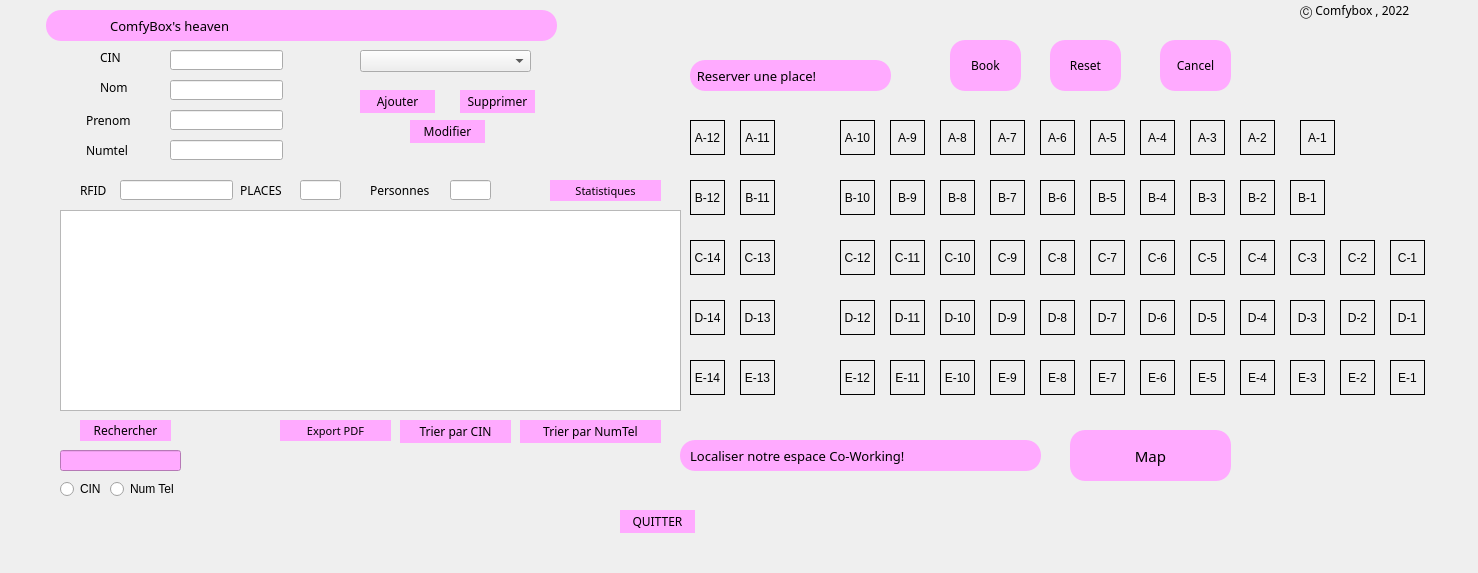
<?xml version="1.0" encoding="UTF-8"?>
<ui version="4.0">
 <class>gestionreservation</class>
 <widget class="QWidget" name="gestionreservation">
  <property name="geometry">
   <rect>
    <x>0</x>
    <y>0</y>
    <width>1478</width>
    <height>573</height>
   </rect>
  </property>
  <property name="windowTitle">
   <string>Form</string>
  </property>
  <widget class="QLabel" name="label_7">
   <property name="enabled">
    <bool>true</bool>
   </property>
   <property name="geometry">
    <rect>
     <x>30</x>
     <y>110</y>
     <width>581</width>
     <height>331</height>
    </rect>
   </property>
   <property name="styleSheet">
    <string notr="true">background-image: url(:/new/prefix1/images/310432895_2325982227549440_2476852675195435336_n.png);</string>
   </property>
   <property name="text">
    <string/>
   </property>
  </widget>
  <widget class="QComboBox" name="comboBox">
   <property name="geometry">
    <rect>
     <x>360</x>
     <y>50</y>
     <width>171</width>
     <height>22</height>
    </rect>
   </property>
  </widget>
  <widget class="QLabel" name="lblE7">
   <property name="geometry">
    <rect>
     <x>1090</x>
     <y>360</y>
     <width>35</width>
     <height>35</height>
    </rect>
   </property>
   <property name="frameShape">
    <enum>QFrame::Box</enum>
   </property>
   <property name="text">
    <string>E-7</string>
   </property>
   <property name="alignment">
    <set>Qt::AlignCenter</set>
   </property>
  </widget>
  <widget class="QLabel" name="label_8">
   <property name="geometry">
    <rect>
     <x>46</x>
     <y>10</y>
     <width>511</width>
     <height>31</height>
    </rect>
   </property>
   <property name="font">
    <font>
     <family>African</family>
     <pointsize>10</pointsize>
    </font>
   </property>
   <property name="styleSheet">
    <string notr="true">border-radius: 15px;
background-color: rgb(255, 170, 255);</string>
   </property>
   <property name="text">
    <string>                   ComfyBox's heaven</string>
   </property>
  </widget>
  <widget class="QLabel" name="lblC7">
   <property name="geometry">
    <rect>
     <x>1090</x>
     <y>240</y>
     <width>35</width>
     <height>35</height>
    </rect>
   </property>
   <property name="frameShape">
    <enum>QFrame::Box</enum>
   </property>
   <property name="text">
    <string>C-7</string>
   </property>
   <property name="alignment">
    <set>Qt::AlignCenter</set>
   </property>
  </widget>
  <widget class="QLineEdit" name="line_Perso">
   <property name="geometry">
    <rect>
     <x>450</x>
     <y>180</y>
     <width>41</width>
     <height>20</height>
    </rect>
   </property>
  </widget>
  <widget class="QLabel" name="lblC3">
   <property name="geometry">
    <rect>
     <x>1290</x>
     <y>240</y>
     <width>35</width>
     <height>35</height>
    </rect>
   </property>
   <property name="frameShape">
    <enum>QFrame::Box</enum>
   </property>
   <property name="text">
    <string>C-3</string>
   </property>
   <property name="alignment">
    <set>Qt::AlignCenter</set>
   </property>
  </widget>
  <widget class="QLabel" name="lblB5">
   <property name="geometry">
    <rect>
     <x>1090</x>
     <y>180</y>
     <width>35</width>
     <height>35</height>
    </rect>
   </property>
   <property name="frameShape">
    <enum>QFrame::Box</enum>
   </property>
   <property name="text">
    <string>B-5</string>
   </property>
   <property name="alignment">
    <set>Qt::AlignCenter</set>
   </property>
  </widget>
  <widget class="QLabel" name="lblD8">
   <property name="geometry">
    <rect>
     <x>1040</x>
     <y>300</y>
     <width>35</width>
     <height>35</height>
    </rect>
   </property>
   <property name="frameShape">
    <enum>QFrame::Box</enum>
   </property>
   <property name="text">
    <string>D-8</string>
   </property>
   <property name="alignment">
    <set>Qt::AlignCenter</set>
   </property>
  </widget>
  <widget class="QLineEdit" name="label_14">
   <property name="geometry">
    <rect>
     <x>120</x>
     <y>180</y>
     <width>113</width>
     <height>20</height>
    </rect>
   </property>
   <property name="readOnly">
    <bool>true</bool>
   </property>
  </widget>
  <widget class="QLabel" name="lblC1">
   <property name="geometry">
    <rect>
     <x>1390</x>
     <y>240</y>
     <width>35</width>
     <height>35</height>
    </rect>
   </property>
   <property name="frameShape">
    <enum>QFrame::Box</enum>
   </property>
   <property name="text">
    <string>C-1</string>
   </property>
   <property name="alignment">
    <set>Qt::AlignCenter</set>
   </property>
  </widget>
  <widget class="QLabel" name="lblA3">
   <property name="geometry">
    <rect>
     <x>1190</x>
     <y>120</y>
     <width>35</width>
     <height>35</height>
    </rect>
   </property>
   <property name="frameShape">
    <enum>QFrame::Box</enum>
   </property>
   <property name="text">
    <string>A-3</string>
   </property>
   <property name="alignment">
    <set>Qt::AlignCenter</set>
   </property>
  </widget>
  <widget class="QLabel" name="lblC13">
   <property name="geometry">
    <rect>
     <x>740</x>
     <y>240</y>
     <width>35</width>
     <height>35</height>
    </rect>
   </property>
   <property name="frameShape">
    <enum>QFrame::Box</enum>
   </property>
   <property name="text">
    <string>C-13</string>
   </property>
   <property name="alignment">
    <set>Qt::AlignCenter</set>
   </property>
  </widget>
  <widget class="QLabel" name="lblE2">
   <property name="geometry">
    <rect>
     <x>1340</x>
     <y>360</y>
     <width>35</width>
     <height>35</height>
    </rect>
   </property>
   <property name="frameShape">
    <enum>QFrame::Box</enum>
   </property>
   <property name="text">
    <string>E-2</string>
   </property>
   <property name="alignment">
    <set>Qt::AlignCenter</set>
   </property>
  </widget>
  <widget class="QLabel" name="lblD2">
   <property name="geometry">
    <rect>
     <x>1340</x>
     <y>300</y>
     <width>35</width>
     <height>35</height>
    </rect>
   </property>
   <property name="frameShape">
    <enum>QFrame::Box</enum>
   </property>
   <property name="text">
    <string>D-2</string>
   </property>
   <property name="alignment">
    <set>Qt::AlignCenter</set>
   </property>
  </widget>
  <widget class="QLabel" name="lblD6">
   <property name="geometry">
    <rect>
     <x>1140</x>
     <y>300</y>
     <width>35</width>
     <height>35</height>
    </rect>
   </property>
   <property name="frameShape">
    <enum>QFrame::Box</enum>
   </property>
   <property name="text">
    <string>D-6</string>
   </property>
   <property name="alignment">
    <set>Qt::AlignCenter</set>
   </property>
  </widget>
  <widget class="QLabel" name="lblD9">
   <property name="geometry">
    <rect>
     <x>990</x>
     <y>300</y>
     <width>35</width>
     <height>35</height>
    </rect>
   </property>
   <property name="frameShape">
    <enum>QFrame::Box</enum>
   </property>
   <property name="text">
    <string>D-9</string>
   </property>
   <property name="alignment">
    <set>Qt::AlignCenter</set>
   </property>
  </widget>
  <widget class="QLabel" name="label_5">
   <property name="geometry">
    <rect>
     <x>240</x>
     <y>180</y>
     <width>61</width>
     <height>20</height>
    </rect>
   </property>
   <property name="font">
    <font>
     <family>African</family>
    </font>
   </property>
   <property name="text">
    <string>PLACES</string>
   </property>
  </widget>
  <widget class="QLabel" name="label_10">
   <property name="geometry">
    <rect>
     <x>1300</x>
     <y>0</y>
     <width>141</width>
     <height>20</height>
    </rect>
   </property>
   <property name="font">
    <font>
     <family>_PDMS_Sukkur</family>
     <pointsize>9</pointsize>
    </font>
   </property>
   <property name="text">
    <string>Ⓒ Comfybox , 2022</string>
   </property>
  </widget>
  <widget class="QRadioButton" name="rB_CIN">
   <property name="geometry">
    <rect>
     <x>60</x>
     <y>480</y>
     <width>41</width>
     <height>18</height>
    </rect>
   </property>
   <property name="text">
    <string>CIN</string>
   </property>
  </widget>
  <widget class="QLabel" name="lblB10">
   <property name="geometry">
    <rect>
     <x>840</x>
     <y>180</y>
     <width>35</width>
     <height>35</height>
    </rect>
   </property>
   <property name="frameShape">
    <enum>QFrame::Box</enum>
   </property>
   <property name="text">
    <string>B-10</string>
   </property>
   <property name="alignment">
    <set>Qt::AlignCenter</set>
   </property>
  </widget>
  <widget class="QLabel" name="label_3">
   <property name="geometry">
    <rect>
     <x>86</x>
     <y>140</y>
     <width>61</width>
     <height>20</height>
    </rect>
   </property>
   <property name="font">
    <font>
     <family>African</family>
    </font>
   </property>
   <property name="text">
    <string>Numtel</string>
   </property>
  </widget>
  <widget class="QLabel" name="lblA6">
   <property name="geometry">
    <rect>
     <x>1040</x>
     <y>120</y>
     <width>35</width>
     <height>35</height>
    </rect>
   </property>
   <property name="frameShape">
    <enum>QFrame::Box</enum>
   </property>
   <property name="text">
    <string>A-6</string>
   </property>
   <property name="alignment">
    <set>Qt::AlignCenter</set>
   </property>
  </widget>
  <widget class="QLabel" name="lblD11">
   <property name="geometry">
    <rect>
     <x>890</x>
     <y>300</y>
     <width>35</width>
     <height>35</height>
    </rect>
   </property>
   <property name="frameShape">
    <enum>QFrame::Box</enum>
   </property>
   <property name="text">
    <string>D-11</string>
   </property>
   <property name="alignment">
    <set>Qt::AlignCenter</set>
   </property>
  </widget>
  <widget class="QPushButton" name="btnBook">
   <property name="geometry">
    <rect>
     <x>950</x>
     <y>40</y>
     <width>71</width>
     <height>51</height>
    </rect>
   </property>
   <property name="font">
    <font>
     <family>African</family>
    </font>
   </property>
   <property name="autoFillBackground">
    <bool>false</bool>
   </property>
   <property name="styleSheet">
    <string notr="true">QPushButton{
border-radius: 15px;
background-color: rgb(255, 170, 255);

}
QPushButton:hover {
	
	background-color: rgb(255, 106, 231);
	color: rgb(255, 255, 255);
}
QPushButton:pressed {
background-color: rgb(100, 170, 255);
}

</string>
   </property>
   <property name="text">
    <string>Book</string>
   </property>
  </widget>
  <widget class="QPushButton" name="pb_ajouter">
   <property name="geometry">
    <rect>
     <x>360</x>
     <y>90</y>
     <width>75</width>
     <height>23</height>
    </rect>
   </property>
   <property name="font">
    <font>
     <family>African</family>
    </font>
   </property>
   <property name="styleSheet">
    <string notr="true">QPushButton{
border-radius: 15px;
background-color: rgb(255, 170, 255);

}
QPushButton:hover {
	
	background-color: rgb(255, 106, 231);
	color: rgb(255, 255, 255);
}
QPushButton:pressed {
background-color: rgb(100, 170, 255);
}

</string>
   </property>
   <property name="text">
    <string>Ajouter</string>
   </property>
  </widget>
  <widget class="QLabel" name="lblC8">
   <property name="geometry">
    <rect>
     <x>1040</x>
     <y>240</y>
     <width>35</width>
     <height>35</height>
    </rect>
   </property>
   <property name="frameShape">
    <enum>QFrame::Box</enum>
   </property>
   <property name="text">
    <string>C-8</string>
   </property>
   <property name="alignment">
    <set>Qt::AlignCenter</set>
   </property>
  </widget>
  <widget class="QLabel" name="lblB3">
   <property name="geometry">
    <rect>
     <x>1190</x>
     <y>180</y>
     <width>35</width>
     <height>35</height>
    </rect>
   </property>
   <property name="frameShape">
    <enum>QFrame::Box</enum>
   </property>
   <property name="text">
    <string>B-3</string>
   </property>
   <property name="alignment">
    <set>Qt::AlignCenter</set>
   </property>
  </widget>
  <widget class="QLabel" name="lblB7">
   <property name="geometry">
    <rect>
     <x>990</x>
     <y>180</y>
     <width>35</width>
     <height>35</height>
    </rect>
   </property>
   <property name="frameShape">
    <enum>QFrame::Box</enum>
   </property>
   <property name="text">
    <string>B-7</string>
   </property>
   <property name="alignment">
    <set>Qt::AlignCenter</set>
   </property>
  </widget>
  <widget class="QLineEdit" name="lineEdit_Numtel">
   <property name="geometry">
    <rect>
     <x>170</x>
     <y>140</y>
     <width>113</width>
     <height>20</height>
    </rect>
   </property>
  </widget>
  <widget class="QLabel" name="lblA4">
   <property name="geometry">
    <rect>
     <x>1140</x>
     <y>120</y>
     <width>35</width>
     <height>35</height>
    </rect>
   </property>
   <property name="frameShape">
    <enum>QFrame::Box</enum>
   </property>
   <property name="text">
    <string>A-4</string>
   </property>
   <property name="alignment">
    <set>Qt::AlignCenter</set>
   </property>
  </widget>
  <widget class="QLabel" name="label">
   <property name="geometry">
    <rect>
     <x>100</x>
     <y>80</y>
     <width>47</width>
     <height>14</height>
    </rect>
   </property>
   <property name="font">
    <font>
     <family>African</family>
    </font>
   </property>
   <property name="text">
    <string>Nom</string>
   </property>
  </widget>
  <widget class="QLabel" name="label_2">
   <property name="geometry">
    <rect>
     <x>86</x>
     <y>110</y>
     <width>61</width>
     <height>20</height>
    </rect>
   </property>
   <property name="font">
    <font>
     <family>African</family>
    </font>
   </property>
   <property name="text">
    <string>Prenom</string>
   </property>
  </widget>
  <widget class="QLabel" name="lblE11">
   <property name="geometry">
    <rect>
     <x>890</x>
     <y>360</y>
     <width>35</width>
     <height>35</height>
    </rect>
   </property>
   <property name="frameShape">
    <enum>QFrame::Box</enum>
   </property>
   <property name="text">
    <string>E-11</string>
   </property>
   <property name="alignment">
    <set>Qt::AlignCenter</set>
   </property>
  </widget>
  <widget class="QLabel" name="lblE4">
   <property name="geometry">
    <rect>
     <x>1240</x>
     <y>360</y>
     <width>35</width>
     <height>35</height>
    </rect>
   </property>
   <property name="frameShape">
    <enum>QFrame::Box</enum>
   </property>
   <property name="text">
    <string>E-4</string>
   </property>
   <property name="alignment">
    <set>Qt::AlignCenter</set>
   </property>
  </widget>
  <widget class="QLabel" name="lblD5">
   <property name="geometry">
    <rect>
     <x>1190</x>
     <y>300</y>
     <width>35</width>
     <height>35</height>
    </rect>
   </property>
   <property name="frameShape">
    <enum>QFrame::Box</enum>
   </property>
   <property name="text">
    <string>D-5</string>
   </property>
   <property name="alignment">
    <set>Qt::AlignCenter</set>
   </property>
  </widget>
  <widget class="QLabel" name="lblA2">
   <property name="geometry">
    <rect>
     <x>1240</x>
     <y>120</y>
     <width>35</width>
     <height>35</height>
    </rect>
   </property>
   <property name="frameShape">
    <enum>QFrame::Box</enum>
   </property>
   <property name="text">
    <string>A-2</string>
   </property>
   <property name="alignment">
    <set>Qt::AlignCenter</set>
   </property>
  </widget>
  <widget class="QLabel" name="lblB8">
   <property name="geometry">
    <rect>
     <x>940</x>
     <y>180</y>
     <width>35</width>
     <height>35</height>
    </rect>
   </property>
   <property name="frameShape">
    <enum>QFrame::Box</enum>
   </property>
   <property name="text">
    <string>B-8</string>
   </property>
   <property name="alignment">
    <set>Qt::AlignCenter</set>
   </property>
  </widget>
  <widget class="QLabel" name="lblD7">
   <property name="geometry">
    <rect>
     <x>1090</x>
     <y>300</y>
     <width>35</width>
     <height>35</height>
    </rect>
   </property>
   <property name="frameShape">
    <enum>QFrame::Box</enum>
   </property>
   <property name="text">
    <string>D-7</string>
   </property>
   <property name="alignment">
    <set>Qt::AlignCenter</set>
   </property>
  </widget>
  <widget class="QLabel" name="lblD1">
   <property name="geometry">
    <rect>
     <x>1390</x>
     <y>300</y>
     <width>35</width>
     <height>35</height>
    </rect>
   </property>
   <property name="frameShape">
    <enum>QFrame::Box</enum>
   </property>
   <property name="text">
    <string>D-1</string>
   </property>
   <property name="alignment">
    <set>Qt::AlignCenter</set>
   </property>
  </widget>
  <widget class="QLabel" name="label_Info">
   <property name="geometry">
    <rect>
     <x>350</x>
     <y>160</y>
     <width>191</width>
     <height>16</height>
    </rect>
   </property>
   <property name="text">
    <string/>
   </property>
  </widget>
  <widget class="QLabel" name="lblD3">
   <property name="geometry">
    <rect>
     <x>1290</x>
     <y>300</y>
     <width>35</width>
     <height>35</height>
    </rect>
   </property>
   <property name="frameShape">
    <enum>QFrame::Box</enum>
   </property>
   <property name="text">
    <string>D-3</string>
   </property>
   <property name="alignment">
    <set>Qt::AlignCenter</set>
   </property>
  </widget>
  <widget class="QLabel" name="lblC2">
   <property name="geometry">
    <rect>
     <x>1340</x>
     <y>240</y>
     <width>35</width>
     <height>35</height>
    </rect>
   </property>
   <property name="frameShape">
    <enum>QFrame::Box</enum>
   </property>
   <property name="text">
    <string>C-2</string>
   </property>
   <property name="alignment">
    <set>Qt::AlignCenter</set>
   </property>
  </widget>
  <widget class="QLabel" name="lblA1">
   <property name="geometry">
    <rect>
     <x>1300</x>
     <y>120</y>
     <width>35</width>
     <height>35</height>
    </rect>
   </property>
   <property name="frameShape">
    <enum>QFrame::Box</enum>
   </property>
   <property name="text">
    <string>A-1</string>
   </property>
   <property name="alignment">
    <set>Qt::AlignCenter</set>
   </property>
  </widget>
  <widget class="QPushButton" name="btnReset">
   <property name="geometry">
    <rect>
     <x>1050</x>
     <y>40</y>
     <width>71</width>
     <height>51</height>
    </rect>
   </property>
   <property name="font">
    <font>
     <family>African</family>
    </font>
   </property>
   <property name="styleSheet">
    <string notr="true">QPushButton{
border-radius: 15px;
background-color: rgb(255, 170, 255);

}
QPushButton:hover {
	
	background-color: rgb(255, 106, 231);
	color: rgb(255, 255, 255);
}
QPushButton:pressed {
background-color: rgb(100, 170, 255);
}</string>
   </property>
   <property name="text">
    <string>Reset</string>
   </property>
  </widget>
  <widget class="QTableView" name="tableView">
   <property name="geometry">
    <rect>
     <x>60</x>
     <y>210</y>
     <width>621</width>
     <height>201</height>
    </rect>
   </property>
  </widget>
  <widget class="QLabel" name="lblC14">
   <property name="geometry">
    <rect>
     <x>690</x>
     <y>240</y>
     <width>35</width>
     <height>35</height>
    </rect>
   </property>
   <property name="frameShape">
    <enum>QFrame::Box</enum>
   </property>
   <property name="text">
    <string>C-14</string>
   </property>
   <property name="alignment">
    <set>Qt::AlignCenter</set>
   </property>
  </widget>
  <widget class="QPushButton" name="pb_TrierParNom">
   <property name="geometry">
    <rect>
     <x>520</x>
     <y>420</y>
     <width>141</width>
     <height>23</height>
    </rect>
   </property>
   <property name="font">
    <font>
     <family>African</family>
    </font>
   </property>
   <property name="styleSheet">
    <string notr="true">QPushButton{
border-radius: 15px;
background-color: rgb(255, 170, 255);

}
QPushButton:hover {
	
	background-color: rgb(255, 106, 231);
	color: rgb(255, 255, 255);
}
QPushButton:pressed {
background-color: rgb(100, 170, 255);
}

</string>
   </property>
   <property name="text">
    <string>Trier par NumTel</string>
   </property>
  </widget>
  <widget class="QLabel" name="lblC4">
   <property name="geometry">
    <rect>
     <x>1240</x>
     <y>240</y>
     <width>35</width>
     <height>35</height>
    </rect>
   </property>
   <property name="frameShape">
    <enum>QFrame::Box</enum>
   </property>
   <property name="text">
    <string>C-4</string>
   </property>
   <property name="alignment">
    <set>Qt::AlignCenter</set>
   </property>
  </widget>
  <widget class="QLabel" name="lblD13">
   <property name="geometry">
    <rect>
     <x>740</x>
     <y>300</y>
     <width>35</width>
     <height>35</height>
    </rect>
   </property>
   <property name="frameShape">
    <enum>QFrame::Box</enum>
   </property>
   <property name="text">
    <string>D-13</string>
   </property>
   <property name="alignment">
    <set>Qt::AlignCenter</set>
   </property>
  </widget>
  <widget class="QLabel" name="lblD12">
   <property name="geometry">
    <rect>
     <x>840</x>
     <y>300</y>
     <width>35</width>
     <height>35</height>
    </rect>
   </property>
   <property name="frameShape">
    <enum>QFrame::Box</enum>
   </property>
   <property name="text">
    <string>D-12</string>
   </property>
   <property name="alignment">
    <set>Qt::AlignCenter</set>
   </property>
  </widget>
  <widget class="QLineEdit" name="lineEdit_Nom">
   <property name="geometry">
    <rect>
     <x>170</x>
     <y>80</y>
     <width>113</width>
     <height>20</height>
    </rect>
   </property>
  </widget>
  <widget class="QPushButton" name="pB_Map">
   <property name="geometry">
    <rect>
     <x>1070</x>
     <y>430</y>
     <width>161</width>
     <height>51</height>
    </rect>
   </property>
   <property name="font">
    <font>
     <family>African</family>
     <pointsize>11</pointsize>
    </font>
   </property>
   <property name="styleSheet">
    <string notr="true">QPushButton{
border-radius: 15px;
background-color: rgb(255, 170, 255);

}
QPushButton:hover {
	
	background-color: rgb(255, 106, 231);
	color: rgb(255, 255, 255);
}
QPushButton:pressed {
background-color: rgb(100, 170, 255);
}

</string>
   </property>
   <property name="text">
    <string>Map</string>
   </property>
  </widget>
  <widget class="QLabel" name="lblE9">
   <property name="geometry">
    <rect>
     <x>990</x>
     <y>360</y>
     <width>35</width>
     <height>35</height>
    </rect>
   </property>
   <property name="frameShape">
    <enum>QFrame::Box</enum>
   </property>
   <property name="text">
    <string>E-9</string>
   </property>
   <property name="alignment">
    <set>Qt::AlignCenter</set>
   </property>
  </widget>
  <widget class="QLabel" name="lblE12">
   <property name="geometry">
    <rect>
     <x>840</x>
     <y>360</y>
     <width>35</width>
     <height>35</height>
    </rect>
   </property>
   <property name="frameShape">
    <enum>QFrame::Box</enum>
   </property>
   <property name="text">
    <string>E-12</string>
   </property>
   <property name="alignment">
    <set>Qt::AlignCenter</set>
   </property>
  </widget>
  <widget class="QLabel" name="lblE6">
   <property name="geometry">
    <rect>
     <x>1140</x>
     <y>360</y>
     <width>35</width>
     <height>35</height>
    </rect>
   </property>
   <property name="frameShape">
    <enum>QFrame::Box</enum>
   </property>
   <property name="text">
    <string>E-6</string>
   </property>
   <property name="alignment">
    <set>Qt::AlignCenter</set>
   </property>
  </widget>
  <widget class="QPushButton" name="pb_Supprimer">
   <property name="geometry">
    <rect>
     <x>460</x>
     <y>90</y>
     <width>75</width>
     <height>23</height>
    </rect>
   </property>
   <property name="font">
    <font>
     <family>African</family>
    </font>
   </property>
   <property name="styleSheet">
    <string notr="true">QPushButton{
border-radius: 15px;
background-color: rgb(255, 170, 255);

}
QPushButton:hover {
	
	background-color: rgb(255, 106, 231);
	color: rgb(255, 255, 255);
}
QPushButton:pressed {
background-color: rgb(100, 170, 255);
}

</string>
   </property>
   <property name="text">
    <string>Supprimer</string>
   </property>
  </widget>
  <widget class="QLabel" name="lblE14">
   <property name="geometry">
    <rect>
     <x>690</x>
     <y>360</y>
     <width>35</width>
     <height>35</height>
    </rect>
   </property>
   <property name="frameShape">
    <enum>QFrame::Box</enum>
   </property>
   <property name="text">
    <string>E-14</string>
   </property>
   <property name="alignment">
    <set>Qt::AlignCenter</set>
   </property>
  </widget>
  <widget class="QLabel" name="lblE8">
   <property name="geometry">
    <rect>
     <x>1040</x>
     <y>360</y>
     <width>35</width>
     <height>35</height>
    </rect>
   </property>
   <property name="frameShape">
    <enum>QFrame::Box</enum>
   </property>
   <property name="text">
    <string>E-8</string>
   </property>
   <property name="alignment">
    <set>Qt::AlignCenter</set>
   </property>
  </widget>
  <widget class="QLabel" name="label_11">
   <property name="geometry">
    <rect>
     <x>370</x>
     <y>180</y>
     <width>71</width>
     <height>20</height>
    </rect>
   </property>
   <property name="font">
    <font>
     <family>African</family>
    </font>
   </property>
   <property name="text">
    <string>Personnes</string>
   </property>
  </widget>
  <widget class="QLineEdit" name="lineEdit_cin">
   <property name="geometry">
    <rect>
     <x>170</x>
     <y>50</y>
     <width>113</width>
     <height>20</height>
    </rect>
   </property>
  </widget>
  <widget class="QLabel" name="label_4">
   <property name="geometry">
    <rect>
     <x>100</x>
     <y>50</y>
     <width>47</width>
     <height>14</height>
    </rect>
   </property>
   <property name="font">
    <font>
     <family>African</family>
    </font>
   </property>
   <property name="text">
    <string>CIN</string>
   </property>
  </widget>
  <widget class="QPushButton" name="pB_ExPDF_2">
   <property name="geometry">
    <rect>
     <x>550</x>
     <y>180</y>
     <width>111</width>
     <height>21</height>
    </rect>
   </property>
   <property name="font">
    <font>
     <family>African</family>
     <pointsize>8</pointsize>
    </font>
   </property>
   <property name="styleSheet">
    <string notr="true">QPushButton{
border-radius: 15px;
background-color: rgb(255, 170, 255);

}
QPushButton:hover {
	
	background-color: rgb(255, 106, 231);
	color: rgb(255, 255, 255);
}
QPushButton:pressed {
background-color: rgb(100, 170, 255);
}

</string>
   </property>
   <property name="text">
    <string>Statistiques</string>
   </property>
  </widget>
  <widget class="QPushButton" name="btnCancel">
   <property name="geometry">
    <rect>
     <x>1160</x>
     <y>40</y>
     <width>71</width>
     <height>51</height>
    </rect>
   </property>
   <property name="font">
    <font>
     <family>African</family>
    </font>
   </property>
   <property name="styleSheet">
    <string notr="true">QPushButton{
border-radius: 15px;
background-color: rgb(255, 170, 255);

}
QPushButton:hover {
	
	background-color: rgb(255, 106, 231);
	color: rgb(255, 255, 255);
}
QPushButton:pressed {
background-color: rgb(100, 170, 255);
}</string>
   </property>
   <property name="text">
    <string>Cancel</string>
   </property>
  </widget>
  <widget class="QLabel" name="lblA7">
   <property name="geometry">
    <rect>
     <x>990</x>
     <y>120</y>
     <width>35</width>
     <height>35</height>
    </rect>
   </property>
   <property name="frameShape">
    <enum>QFrame::Box</enum>
   </property>
   <property name="text">
    <string>A-7</string>
   </property>
   <property name="alignment">
    <set>Qt::AlignCenter</set>
   </property>
  </widget>
  <widget class="QLabel" name="lblD10">
   <property name="geometry">
    <rect>
     <x>940</x>
     <y>300</y>
     <width>35</width>
     <height>35</height>
    </rect>
   </property>
   <property name="frameShape">
    <enum>QFrame::Box</enum>
   </property>
   <property name="text">
    <string>D-10</string>
   </property>
   <property name="alignment">
    <set>Qt::AlignCenter</set>
   </property>
  </widget>
  <widget class="QLabel" name="lblB9">
   <property name="geometry">
    <rect>
     <x>890</x>
     <y>180</y>
     <width>35</width>
     <height>35</height>
    </rect>
   </property>
   <property name="frameShape">
    <enum>QFrame::Box</enum>
   </property>
   <property name="text">
    <string>B-9</string>
   </property>
   <property name="alignment">
    <set>Qt::AlignCenter</set>
   </property>
  </widget>
  <widget class="QLabel" name="lblC10">
   <property name="geometry">
    <rect>
     <x>940</x>
     <y>240</y>
     <width>35</width>
     <height>35</height>
    </rect>
   </property>
   <property name="frameShape">
    <enum>QFrame::Box</enum>
   </property>
   <property name="text">
    <string>C-10</string>
   </property>
   <property name="alignment">
    <set>Qt::AlignCenter</set>
   </property>
  </widget>
  <widget class="QLabel" name="lblD14">
   <property name="geometry">
    <rect>
     <x>690</x>
     <y>300</y>
     <width>35</width>
     <height>35</height>
    </rect>
   </property>
   <property name="frameShape">
    <enum>QFrame::Box</enum>
   </property>
   <property name="text">
    <string>D-14</string>
   </property>
   <property name="alignment">
    <set>Qt::AlignCenter</set>
   </property>
  </widget>
  <widget class="QLabel" name="lblB12">
   <property name="geometry">
    <rect>
     <x>690</x>
     <y>180</y>
     <width>35</width>
     <height>35</height>
    </rect>
   </property>
   <property name="frameShape">
    <enum>QFrame::Box</enum>
   </property>
   <property name="text">
    <string>B-12</string>
   </property>
   <property name="alignment">
    <set>Qt::AlignCenter</set>
   </property>
  </widget>
  <widget class="QLabel" name="lblB6">
   <property name="geometry">
    <rect>
     <x>1040</x>
     <y>180</y>
     <width>35</width>
     <height>35</height>
    </rect>
   </property>
   <property name="frameShape">
    <enum>QFrame::Box</enum>
   </property>
   <property name="text">
    <string>B-6</string>
   </property>
   <property name="alignment">
    <set>Qt::AlignCenter</set>
   </property>
  </widget>
  <widget class="QLabel" name="lblC5">
   <property name="geometry">
    <rect>
     <x>1190</x>
     <y>240</y>
     <width>35</width>
     <height>35</height>
    </rect>
   </property>
   <property name="frameShape">
    <enum>QFrame::Box</enum>
   </property>
   <property name="text">
    <string>C-5</string>
   </property>
   <property name="alignment">
    <set>Qt::AlignCenter</set>
   </property>
  </widget>
  <widget class="QLabel" name="lblA8">
   <property name="geometry">
    <rect>
     <x>940</x>
     <y>120</y>
     <width>35</width>
     <height>35</height>
    </rect>
   </property>
   <property name="frameShape">
    <enum>QFrame::Box</enum>
   </property>
   <property name="text">
    <string>A-8</string>
   </property>
   <property name="alignment">
    <set>Qt::AlignCenter</set>
   </property>
  </widget>
  <widget class="QLineEdit" name="lineEdit_CINRecherche">
   <property name="geometry">
    <rect>
     <x>60</x>
     <y>450</y>
     <width>121</width>
     <height>21</height>
    </rect>
   </property>
   <property name="styleSheet">
    <string notr="true">background-color: rgb(255, 170, 255);</string>
   </property>
  </widget>
  <widget class="QLabel" name="lblE10">
   <property name="geometry">
    <rect>
     <x>940</x>
     <y>360</y>
     <width>35</width>
     <height>35</height>
    </rect>
   </property>
   <property name="frameShape">
    <enum>QFrame::Box</enum>
   </property>
   <property name="text">
    <string>E-10</string>
   </property>
   <property name="alignment">
    <set>Qt::AlignCenter</set>
   </property>
  </widget>
  <widget class="QLabel" name="lblA11">
   <property name="geometry">
    <rect>
     <x>740</x>
     <y>120</y>
     <width>35</width>
     <height>35</height>
    </rect>
   </property>
   <property name="frameShape">
    <enum>QFrame::Box</enum>
   </property>
   <property name="text">
    <string>A-11</string>
   </property>
   <property name="alignment">
    <set>Qt::AlignCenter</set>
   </property>
  </widget>
  <widget class="QLabel" name="lblC12">
   <property name="geometry">
    <rect>
     <x>840</x>
     <y>240</y>
     <width>35</width>
     <height>35</height>
    </rect>
   </property>
   <property name="frameShape">
    <enum>QFrame::Box</enum>
   </property>
   <property name="text">
    <string>C-12</string>
   </property>
   <property name="alignment">
    <set>Qt::AlignCenter</set>
   </property>
  </widget>
  <widget class="QLabel" name="lblA9">
   <property name="geometry">
    <rect>
     <x>890</x>
     <y>120</y>
     <width>35</width>
     <height>35</height>
    </rect>
   </property>
   <property name="frameShape">
    <enum>QFrame::Box</enum>
   </property>
   <property name="text">
    <string>A-9</string>
   </property>
   <property name="alignment">
    <set>Qt::AlignCenter</set>
   </property>
  </widget>
  <widget class="QPushButton" name="pB_ExPDF">
   <property name="geometry">
    <rect>
     <x>280</x>
     <y>420</y>
     <width>111</width>
     <height>21</height>
    </rect>
   </property>
   <property name="font">
    <font>
     <family>African</family>
     <pointsize>8</pointsize>
    </font>
   </property>
   <property name="styleSheet">
    <string notr="true">QPushButton{
border-radius: 15px;
background-color: rgb(255, 170, 255);

}
QPushButton:hover {
	
	background-color: rgb(255, 106, 231);
	color: rgb(255, 255, 255);
}
QPushButton:pressed {
background-color: rgb(100, 170, 255);
}

</string>
   </property>
   <property name="text">
    <string>Export PDF</string>
   </property>
  </widget>
  <widget class="QPushButton" name="pB_Recherche">
   <property name="geometry">
    <rect>
     <x>80</x>
     <y>420</y>
     <width>91</width>
     <height>21</height>
    </rect>
   </property>
   <property name="font">
    <font>
     <family>African</family>
    </font>
   </property>
   <property name="styleSheet">
    <string notr="true">QPushButton{
border-radius: 15px;
background-color: rgb(255, 170, 255);

}
QPushButton:hover {
	
	background-color: rgb(255, 106, 231);
	color: rgb(255, 255, 255);
}
QPushButton:pressed {
background-color: rgb(100, 170, 255);
}

</string>
   </property>
   <property name="text">
    <string>Rechercher</string>
   </property>
  </widget>
  <widget class="QLineEdit" name="lineEdit_Prenom">
   <property name="geometry">
    <rect>
     <x>170</x>
     <y>110</y>
     <width>113</width>
     <height>20</height>
    </rect>
   </property>
  </widget>
  <widget class="QRadioButton" name="rB_NumTel">
   <property name="geometry">
    <rect>
     <x>110</x>
     <y>480</y>
     <width>71</width>
     <height>18</height>
    </rect>
   </property>
   <property name="text">
    <string>Num Tel</string>
   </property>
  </widget>
  <widget class="QLabel" name="lblE3">
   <property name="geometry">
    <rect>
     <x>1290</x>
     <y>360</y>
     <width>35</width>
     <height>35</height>
    </rect>
   </property>
   <property name="frameShape">
    <enum>QFrame::Box</enum>
   </property>
   <property name="text">
    <string>E-3</string>
   </property>
   <property name="alignment">
    <set>Qt::AlignCenter</set>
   </property>
  </widget>
  <widget class="QPushButton" name="pb_Quitter">
   <property name="geometry">
    <rect>
     <x>620</x>
     <y>510</y>
     <width>75</width>
     <height>23</height>
    </rect>
   </property>
   <property name="font">
    <font>
     <family>African</family>
    </font>
   </property>
   <property name="styleSheet">
    <string notr="true">QPushButton{
border-radius: 15px;
background-color: rgb(255, 170, 255);

}
QPushButton:hover {
	
	background-color: rgb(255, 106, 231);
	color: rgb(255, 255, 255);
}
QPushButton:pressed {
background-color: rgb(100, 170, 255);
}

</string>
   </property>
   <property name="text">
    <string>QUITTER</string>
   </property>
  </widget>
  <widget class="QLabel" name="label_9">
   <property name="geometry">
    <rect>
     <x>690</x>
     <y>60</y>
     <width>201</width>
     <height>31</height>
    </rect>
   </property>
   <property name="font">
    <font>
     <family>African</family>
     <pointsize>10</pointsize>
    </font>
   </property>
   <property name="styleSheet">
    <string notr="true">border-radius: 15px;
background-color: rgb(255, 170, 255);</string>
   </property>
   <property name="text">
    <string>  Reserver une place!</string>
   </property>
  </widget>
  <widget class="QLabel" name="lblC11">
   <property name="geometry">
    <rect>
     <x>890</x>
     <y>240</y>
     <width>35</width>
     <height>35</height>
    </rect>
   </property>
   <property name="frameShape">
    <enum>QFrame::Box</enum>
   </property>
   <property name="text">
    <string>C-11</string>
   </property>
   <property name="alignment">
    <set>Qt::AlignCenter</set>
   </property>
  </widget>
  <widget class="QPushButton" name="pb_Modifier">
   <property name="geometry">
    <rect>
     <x>410</x>
     <y>120</y>
     <width>75</width>
     <height>23</height>
    </rect>
   </property>
   <property name="font">
    <font>
     <family>African</family>
    </font>
   </property>
   <property name="styleSheet">
    <string notr="true">QPushButton{
border-radius: 15px;
background-color: rgb(255, 170, 255);

}
QPushButton:hover {
	
	background-color: rgb(255, 106, 231);
	color: rgb(255, 255, 255);
}
QPushButton:pressed {
background-color: rgb(100, 170, 255);
}

</string>
   </property>
   <property name="text">
    <string>Modifier</string>
   </property>
  </widget>
  <widget class="QLabel" name="lblB11">
   <property name="geometry">
    <rect>
     <x>740</x>
     <y>180</y>
     <width>35</width>
     <height>35</height>
    </rect>
   </property>
   <property name="frameShape">
    <enum>QFrame::Box</enum>
   </property>
   <property name="text">
    <string>B-11</string>
   </property>
   <property name="alignment">
    <set>Qt::AlignCenter</set>
   </property>
  </widget>
  <widget class="QLabel" name="lblE1">
   <property name="geometry">
    <rect>
     <x>1390</x>
     <y>360</y>
     <width>35</width>
     <height>35</height>
    </rect>
   </property>
   <property name="frameShape">
    <enum>QFrame::Box</enum>
   </property>
   <property name="text">
    <string>E-1</string>
   </property>
   <property name="alignment">
    <set>Qt::AlignCenter</set>
   </property>
  </widget>
  <widget class="QPushButton" name="pB_TrierParCIN">
   <property name="geometry">
    <rect>
     <x>400</x>
     <y>420</y>
     <width>111</width>
     <height>23</height>
    </rect>
   </property>
   <property name="font">
    <font>
     <family>African</family>
    </font>
   </property>
   <property name="styleSheet">
    <string notr="true">QPushButton{
border-radius: 15px;
background-color: rgb(255, 170, 255);

}
QPushButton:hover {
	
	background-color: rgb(255, 106, 231);
	color: rgb(255, 255, 255);
}
QPushButton:pressed {
background-color: rgb(100, 170, 255);
}

</string>
   </property>
   <property name="text">
    <string>Trier par CIN</string>
   </property>
  </widget>
  <widget class="QLabel" name="lblC9">
   <property name="geometry">
    <rect>
     <x>990</x>
     <y>240</y>
     <width>35</width>
     <height>35</height>
    </rect>
   </property>
   <property name="frameShape">
    <enum>QFrame::Box</enum>
   </property>
   <property name="text">
    <string>C-9</string>
   </property>
   <property name="alignment">
    <set>Qt::AlignCenter</set>
   </property>
  </widget>
  <widget class="QLabel" name="lblB2">
   <property name="geometry">
    <rect>
     <x>1240</x>
     <y>180</y>
     <width>35</width>
     <height>35</height>
    </rect>
   </property>
   <property name="frameShape">
    <enum>QFrame::Box</enum>
   </property>
   <property name="text">
    <string>B-2</string>
   </property>
   <property name="alignment">
    <set>Qt::AlignCenter</set>
   </property>
  </widget>
  <widget class="QLabel" name="lblE13">
   <property name="geometry">
    <rect>
     <x>740</x>
     <y>360</y>
     <width>35</width>
     <height>35</height>
    </rect>
   </property>
   <property name="frameShape">
    <enum>QFrame::Box</enum>
   </property>
   <property name="text">
    <string>E-13</string>
   </property>
   <property name="alignment">
    <set>Qt::AlignCenter</set>
   </property>
  </widget>
  <widget class="QLabel" name="lblA5">
   <property name="geometry">
    <rect>
     <x>1090</x>
     <y>120</y>
     <width>35</width>
     <height>35</height>
    </rect>
   </property>
   <property name="frameShape">
    <enum>QFrame::Box</enum>
   </property>
   <property name="text">
    <string>A-5</string>
   </property>
   <property name="alignment">
    <set>Qt::AlignCenter</set>
   </property>
  </widget>
  <widget class="QLabel" name="lblA12">
   <property name="geometry">
    <rect>
     <x>690</x>
     <y>120</y>
     <width>35</width>
     <height>35</height>
    </rect>
   </property>
   <property name="frameShape">
    <enum>QFrame::Box</enum>
   </property>
   <property name="text">
    <string>A-12</string>
   </property>
   <property name="alignment">
    <set>Qt::AlignCenter</set>
   </property>
  </widget>
  <widget class="QLabel" name="lblE5">
   <property name="geometry">
    <rect>
     <x>1190</x>
     <y>360</y>
     <width>35</width>
     <height>35</height>
    </rect>
   </property>
   <property name="frameShape">
    <enum>QFrame::Box</enum>
   </property>
   <property name="text">
    <string>E-5</string>
   </property>
   <property name="alignment">
    <set>Qt::AlignCenter</set>
   </property>
  </widget>
  <widget class="QLineEdit" name="lineEdit_Place">
   <property name="geometry">
    <rect>
     <x>300</x>
     <y>180</y>
     <width>41</width>
     <height>20</height>
    </rect>
   </property>
  </widget>
  <widget class="QLabel" name="lblB1">
   <property name="geometry">
    <rect>
     <x>1290</x>
     <y>180</y>
     <width>35</width>
     <height>35</height>
    </rect>
   </property>
   <property name="frameShape">
    <enum>QFrame::Box</enum>
   </property>
   <property name="text">
    <string>B-1</string>
   </property>
   <property name="alignment">
    <set>Qt::AlignCenter</set>
   </property>
  </widget>
  <widget class="QLabel" name="lblD4">
   <property name="geometry">
    <rect>
     <x>1240</x>
     <y>300</y>
     <width>35</width>
     <height>35</height>
    </rect>
   </property>
   <property name="frameShape">
    <enum>QFrame::Box</enum>
   </property>
   <property name="text">
    <string>D-4</string>
   </property>
   <property name="alignment">
    <set>Qt::AlignCenter</set>
   </property>
  </widget>
  <widget class="QLabel" name="lblC6">
   <property name="geometry">
    <rect>
     <x>1140</x>
     <y>240</y>
     <width>35</width>
     <height>35</height>
    </rect>
   </property>
   <property name="frameShape">
    <enum>QFrame::Box</enum>
   </property>
   <property name="text">
    <string>C-6</string>
   </property>
   <property name="alignment">
    <set>Qt::AlignCenter</set>
   </property>
  </widget>
  <widget class="QLabel" name="label_13">
   <property name="geometry">
    <rect>
     <x>80</x>
     <y>180</y>
     <width>61</width>
     <height>20</height>
    </rect>
   </property>
   <property name="font">
    <font>
     <family>African</family>
    </font>
   </property>
   <property name="text">
    <string>RFID</string>
   </property>
  </widget>
  <widget class="QLabel" name="lblA10">
   <property name="geometry">
    <rect>
     <x>840</x>
     <y>120</y>
     <width>35</width>
     <height>35</height>
    </rect>
   </property>
   <property name="frameShape">
    <enum>QFrame::Box</enum>
   </property>
   <property name="text">
    <string>A-10</string>
   </property>
   <property name="alignment">
    <set>Qt::AlignCenter</set>
   </property>
  </widget>
  <widget class="QLabel" name="label_12">
   <property name="geometry">
    <rect>
     <x>680</x>
     <y>440</y>
     <width>361</width>
     <height>31</height>
    </rect>
   </property>
   <property name="font">
    <font>
     <family>African</family>
     <pointsize>10</pointsize>
    </font>
   </property>
   <property name="styleSheet">
    <string notr="true">border-radius: 15px;
background-color: rgb(255, 170, 255);</string>
   </property>
   <property name="text">
    <string>   Localiser notre espace Co-Working!</string>
   </property>
  </widget>
  <widget class="QLabel" name="lblB4">
   <property name="geometry">
    <rect>
     <x>1140</x>
     <y>180</y>
     <width>35</width>
     <height>35</height>
    </rect>
   </property>
   <property name="frameShape">
    <enum>QFrame::Box</enum>
   </property>
   <property name="text">
    <string>B-4</string>
   </property>
   <property name="alignment">
    <set>Qt::AlignCenter</set>
   </property>
  </widget>
  <widget class="QLabel" name="label_6">
   <property name="geometry">
    <rect>
     <x>6</x>
     <y>3</y>
     <width>1581</width>
     <height>571</height>
    </rect>
   </property>
   <property name="styleSheet">
    <string notr="true">background-image: url(:/image/imageres/Untitled-1.png);</string>
   </property>
   <property name="text">
    <string/>
   </property>
  </widget>
  <zorder>label_6</zorder>
  <zorder>label_7</zorder>
  <zorder>comboBox</zorder>
  <zorder>lblE7</zorder>
  <zorder>label_8</zorder>
  <zorder>lblC7</zorder>
  <zorder>line_Perso</zorder>
  <zorder>lblC3</zorder>
  <zorder>lblB5</zorder>
  <zorder>lblD8</zorder>
  <zorder>label_14</zorder>
  <zorder>lblC1</zorder>
  <zorder>lblA3</zorder>
  <zorder>lblC13</zorder>
  <zorder>lblE2</zorder>
  <zorder>lblD2</zorder>
  <zorder>lblD6</zorder>
  <zorder>lblD9</zorder>
  <zorder>label_5</zorder>
  <zorder>label_10</zorder>
  <zorder>rB_CIN</zorder>
  <zorder>lblB10</zorder>
  <zorder>label_3</zorder>
  <zorder>lblA6</zorder>
  <zorder>lblD11</zorder>
  <zorder>btnBook</zorder>
  <zorder>pb_ajouter</zorder>
  <zorder>lblC8</zorder>
  <zorder>lblB3</zorder>
  <zorder>lblB7</zorder>
  <zorder>lineEdit_Numtel</zorder>
  <zorder>lblA4</zorder>
  <zorder>label</zorder>
  <zorder>label_2</zorder>
  <zorder>lblE11</zorder>
  <zorder>lblE4</zorder>
  <zorder>lblD5</zorder>
  <zorder>lblA2</zorder>
  <zorder>lblB8</zorder>
  <zorder>lblD7</zorder>
  <zorder>lblD1</zorder>
  <zorder>label_Info</zorder>
  <zorder>lblD3</zorder>
  <zorder>lblC2</zorder>
  <zorder>lblA1</zorder>
  <zorder>btnReset</zorder>
  <zorder>tableView</zorder>
  <zorder>lblC14</zorder>
  <zorder>pb_TrierParNom</zorder>
  <zorder>lblC4</zorder>
  <zorder>lblD13</zorder>
  <zorder>lblD12</zorder>
  <zorder>lineEdit_Nom</zorder>
  <zorder>pB_Map</zorder>
  <zorder>lblE9</zorder>
  <zorder>lblE12</zorder>
  <zorder>lblE6</zorder>
  <zorder>pb_Supprimer</zorder>
  <zorder>lblE14</zorder>
  <zorder>lblE8</zorder>
  <zorder>label_11</zorder>
  <zorder>lineEdit_cin</zorder>
  <zorder>label_4</zorder>
  <zorder>pB_ExPDF_2</zorder>
  <zorder>btnCancel</zorder>
  <zorder>lblA7</zorder>
  <zorder>lblD10</zorder>
  <zorder>lblB9</zorder>
  <zorder>lblC10</zorder>
  <zorder>lblD14</zorder>
  <zorder>lblB12</zorder>
  <zorder>lblB6</zorder>
  <zorder>lblC5</zorder>
  <zorder>lblA8</zorder>
  <zorder>lineEdit_CINRecherche</zorder>
  <zorder>lblE10</zorder>
  <zorder>lblA11</zorder>
  <zorder>lblC12</zorder>
  <zorder>lblA9</zorder>
  <zorder>pB_ExPDF</zorder>
  <zorder>pB_Recherche</zorder>
  <zorder>lineEdit_Prenom</zorder>
  <zorder>rB_NumTel</zorder>
  <zorder>lblE3</zorder>
  <zorder>pb_Quitter</zorder>
  <zorder>label_9</zorder>
  <zorder>lblC11</zorder>
  <zorder>pb_Modifier</zorder>
  <zorder>lblB11</zorder>
  <zorder>lblE1</zorder>
  <zorder>pB_TrierParCIN</zorder>
  <zorder>lblC9</zorder>
  <zorder>lblB2</zorder>
  <zorder>lblE13</zorder>
  <zorder>lblA5</zorder>
  <zorder>lblA12</zorder>
  <zorder>lblE5</zorder>
  <zorder>lineEdit_Place</zorder>
  <zorder>lblB1</zorder>
  <zorder>lblD4</zorder>
  <zorder>lblC6</zorder>
  <zorder>label_13</zorder>
  <zorder>lblA10</zorder>
  <zorder>label_12</zorder>
  <zorder>lblB4</zorder>
 </widget>
 <resources/>
 <connections/>
</ui>
